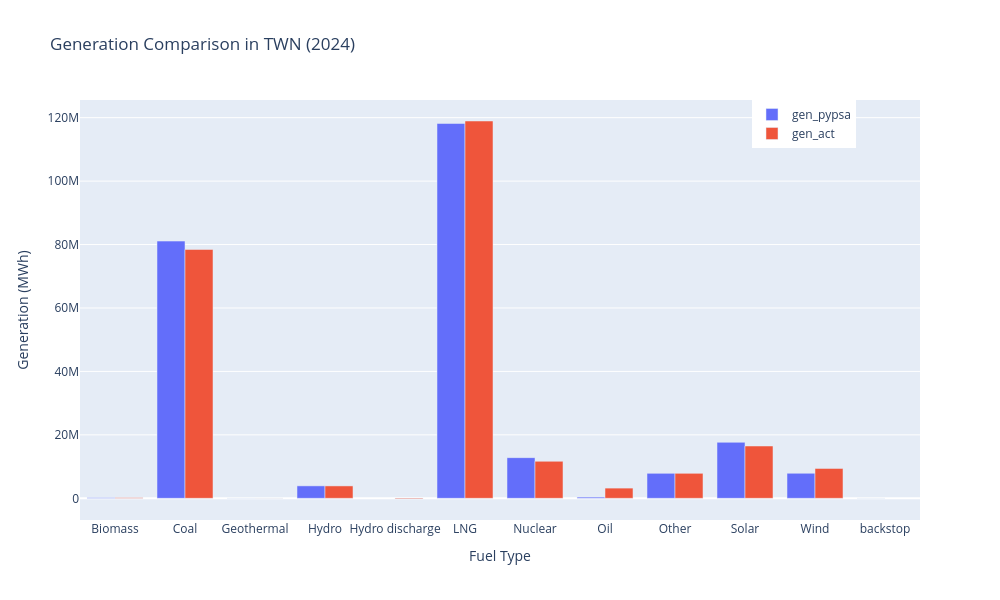

This figure's notebook cell:
### Code cell
# --- CALIBRATION 1A: Yearly GENERATION 2024- actual data vs model --- #

# Extract actual data from data warehouse
from google.cloud import bigquery
client = bigquery.Client()

query = """
    SELECT *
    FROM `tz-data-dev.taiwan_lnd.power_breakdown`
"""
query_job = client.query(query)

# Convert the result to a pandas DataFrame
df = query_job.to_dataframe()
gen_act = df.loc[df['datetime'].dt.year == 2024].copy()
gen_act['datetime'] = pd.to_datetime(gen_act['datetime'], format='%d-%m-%Y %H:%M:%S')
gen_act.set_index('datetime', inplace=True)
gen_act.sort_index(inplace=True)

# Select relevant columns and rename them
gen_act = gen_act[['production_nuclear',
                   'production_geothermal', 
                   'production_biomass', 
                   'production_coal',
                   'production_wind', 
                   'production_solar', 
                   'production_hydro',
                   'production_gas', 
                   'production_oil', 
                   'production_unknown',
                   'production_hydro discharge']]

# Rename columns to match the model's output
gen_act.rename(columns={
    'production_nuclear': 'Nuclear',
    'production_geothermal': 'Geothermal',
    'production_biomass': 'Biomass',
    'production_coal': 'Coal',
    'production_wind': 'Wind',
    'production_solar': 'Solar',
    'production_hydro': 'Hydro',
    'production_gas': 'LNG',
    'production_oil': 'Oil',
    'production_unknown': 'Other',
    'production_hydro discharge': 'Hydro discharge'
}, inplace=True)

# Pypsa results
gen_pypsa = (
    n
    .generators_t
    .p
    .groupby(by=[n.generators.carrier],axis=1)
    .sum().sum()
    .to_frame().reset_index().rename(columns={'carrier':'Fuel', 0:'gen_pypsa'})
)

gen_act = gen_act.sum().to_frame().reset_index().rename(columns={'index':'Fuel', 0:'gen_act'})

# Combine both
gen = gen_pypsa.merge(gen_act,how='outer',on='Fuel')

fig = px.bar(
    gen, 
    x="Fuel",
    y=["gen_pypsa", "gen_act"],
    barmode="group",
    labels={"value": "Generation (MWh)", 
            "variable": "Generation"},
    title="Generation Comparison in TWN (2024)"
)

fig.update_layout(
    width=1000,
    height=600,
    xaxis_title='Fuel Type',
    yaxis_title='Generation (MWh)',
    legend=dict(title='', x=0.8, y=1)
)

fig.show()

# Comment on the results:
# The big discrepancy observed in coal and LNG between Pypsa and actual generation is possibly driven by Taipower's effort to decarbonise its generation fleets through limiting the
# dispatch of coal and focuses more on LNG, meaning that the dispatch in Taiwan is not following exactly the merit order of a liberalised market, which is expected.

### Figure 1 — Plotly figure (JSON) as saved in the notebook; plotly's stock layout.template omitted (floating-point values rounded to 4 significant figures)
{"data": [{"alignmentgroup": "True", "hovertemplate": "Generation=gen_pypsa<br>Fuel=%{x}<br>Generation (MWh)=%{y}<extra></extra>", "legendgroup": "gen_pypsa", "marker": {"color": "#636efa", "pattern": {"shape": ""}}, "name": "gen_pypsa", "offsetgroup": "gen_pypsa", "orientation": "v", "showlegend": true, "textposition": "auto", "type": "bar", "x": ["Biomass", "Coal", "Geothermal", "Hydro", "Hydro discharge", "LNG", "Nuclear", "Oil", "Other", "Solar", "Wind", "backstop"], "xaxis": "x", "y": [191300.0, 81090000.0, 19390.0, 3919000.0, NaN, 118200000.0, 12820000.0, 373800.0, 7881000.0, 17650000.0, 7892000.0, 0.0], "yaxis": "y"}, {"alignmentgroup": "True", "hovertemplate": "Generation=gen_act<br>Fuel=%{x}<br>Generation (MWh)=%{y}<extra></extra>", "legendgroup": "gen_act", "marker": {"color": "#EF553B", "pattern": {"shape": ""}}, "name": "gen_act", "offsetgroup": "gen_act", "orientation": "v", "showlegend": true, "textposition": "auto", "type": "bar", "x": ["Biomass", "Coal", "Geothermal", "Hydro", "Hydro discharge", "LNG", "Nuclear", "Oil", "Other", "Solar", "Wind", "backstop"], "xaxis": "x", "y": [191300.0, 78450000.0, 19390.0, 3908000.0, -219400.0, 119000000.0, 11660000.0, 3218000.0, 7881000.0, 16490000.0, 9405000.0, NaN], "yaxis": "y"}], "layout": {"barmode": "group", "height": 600, "legend": {"title": {"text": ""}, "tracegroupgap": 0, "x": 0.8, "y": 1}, "title": {"text": "Generation Comparison in TWN (2024)"}, "width": 1000, "xaxis": {"anchor": "y", "domain": [0, 1], "title": {"text": "Fuel Type"}}, "yaxis": {"anchor": "x", "domain": [0, 1], "title": {"text": "Generation (MWh)"}}}}
